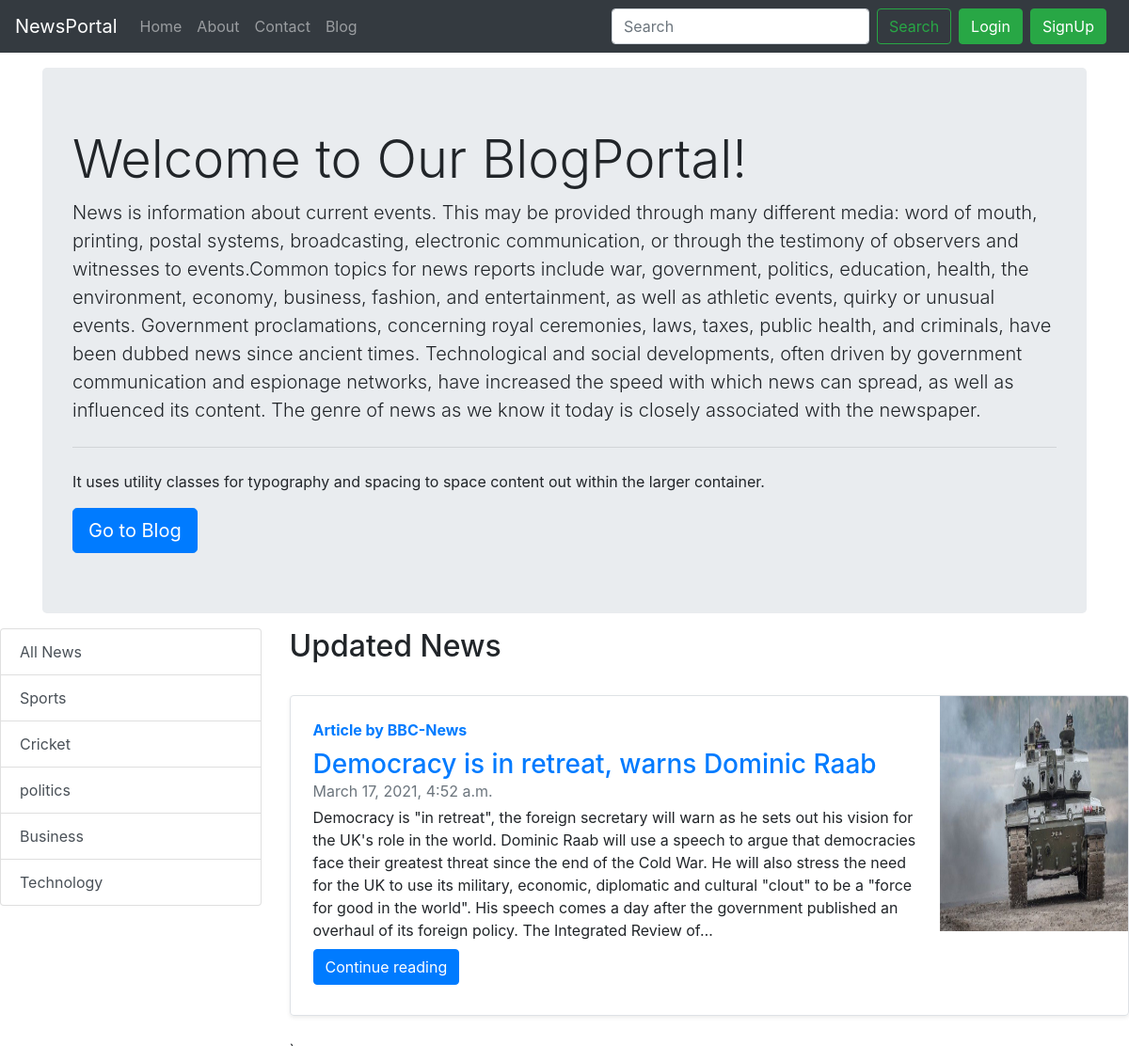
The app's page /Home/?category=3 with its own data.
### Home/models.py (models this page shows, shortened)
class Category(models.Model):
     name = models.CharField(max_length=60)
     @staticmethod
     def get_all_categories():
          return Category.objects.all()

class FeaturePost(models.Model):
     sno = models.AutoField(primary_key=True)
     title = models.CharField(max_length=255)
     author = models.CharField(max_length=50)
     category = models.ForeignKey(Category, on_delete=models.CASCADE, default=1)
     sub_category = models.CharField(max_length=300)
     caption = models.CharField(max_length=500)
     slug = models.CharField(max_length=130)
     timeStamp = models.DateTimeField(blank=True)
     content = models.TextField()
     thumbnail = models.ImageField(upload_to='blog/news', default="")
     @staticmethod
     def get_all_post_by_catrgoriesid(category_id):
          if category_id:
               return FeaturePost.objects.filter(category=category_id)
          else:
               return FeaturePost.get_all_post()

### Home/views.py (the view)
# urls.py: path('', views.home, name="home"),
def home(request):
    posts = None
    categories = Category.get_all_categories()
    categorYID = request.GET.get('category')
    if categorYID:
        posts = FeaturePost.get_all_post_by_catrgoriesid(categorYID)
    else:
        posts = FeaturePost.get_all_post()
    data = {}
    data['posts'] = posts
    data['categories'] = categories
    return render(request, "home/home.html", data)

### Home/templates/home/home.html (shortened to what this page needs)
{% extends 'home/base.html' %}
{% load static %}
{% block content %}
<div class="container">
<div class="jumbotron my-3">
  <h1 class="display-4">Welcome to Our BlogPortal!</h1>
  <p class="lead">News is information about current events. This may be provided through many different media: word of mouth, printing, postal systems, broadcasting, electronic communication,
      or through the testimony of observers and witnesses to events.Common topics for news reports include war, government, politics, education, health,
      the environment, economy, business, fashion, and entertainment, as well as athletic events, quirky or unusual events. Government proclamations, concerning royal ceremonies, laws, taxes, public health, and criminals, have been dubbed news since ancient times. Technological and social developments,
      often driven by government communication and espionage networks, have increased the speed with which news can spread, as well as influenced its content. The genre of news as we know it today is closely associated with the newspaper.</p>
  <hr class="my-4">
  <p>It uses utility classes for typography and spacing to space content out within the larger container.</p>
  <a class="btn btn-primary btn-lg" href="/blog" role="button">Go to Blog</a>
  </div>
</div>
    <div class="row">
		<div class="col-lg-3 mx-auto">
			<div class="list-group">
				<a href="/Home" class="list-group-item list-group-item-action">All News</a>
				{% for category in categories %}
				<a href="/Home/?category={{category.id}}"
					class="list-group-item list-group-item-action">{{category.name}}</a>
				{% endfor %}
			</div>
		</div>
        <div id='posts' class="col-lg-9 mx-auto">
			<div class="row mx-auto">
            <h2>Updated News</h2>
            {% for post in posts %}
            <div class="row no-gutters border rounded overflow-hidden flex-md-row mb-4 shadow-sm h-md-250 my-4 position-relative">
                <div class="col p-4 d-flex flex-column position-static">
                    <strong class="d-inline-block mb-2 text-primary">Article  by {{post.author}}</strong>
                    <h3 class="mb-0"><a href="/blog/{{post.slug}}">{{ post.title}}</a></h3>
                    <div class="mb-1 text-muted">{{ post.timeStamp }}</div>
                    <p class="card-text mb-auto">{{ post.content|safe|truncatechars:500 }}</p>
                    <div class="my-2">
                        <a href="/Home/{{post.slug}}" role="button" class="btn btn-primary">Continue reading</a>
                    </div>
                </div>
                 <div class="col-auto d-none d-lg-block">
                     <img src="/media/{{post.thumbnail}}" class="bd-placeholder-img" width="200" height="250"
                                aria-label="Placeholder: Thumbnail"/>
                 </div>
            </div>
                `{% endfor %}
            </div>
        </div>
    </div>
 {% endblock %}

### records on screen
Category: name "Sports"
Category: name "Cricket"
Category: name "politics"
Category: name "Business"
Category: name "Technology"
FeaturePost: author "BBC-News", title "Democracy is in retreat, warns Dominic Raab", timeStamp "March 17, 2021, 4:52 a.m.", content "Democracy is \"in retreat\", the foreign secretary will warn as he sets out his vision for the UK's role in the world. Dominic Raab will use a speech to argue that democracies face their greatest threat since the end of the Cold War. He will also stress the need for the UK to use its military, economic, diplomatic and cultural \"clout\" to be a \"force for good in the world\". His speech comes a day after the government published an overhaul of its foreign policy. The Integrated Review of…", thumbnail (picture)
